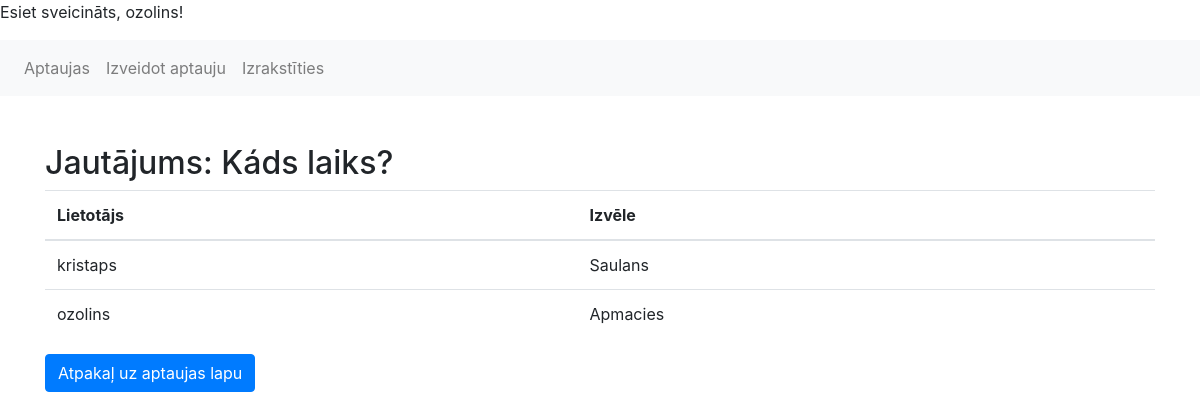
Page /question/25/responses/ (signed in) on the committed database.
### voteapp/models.py (models this page shows)
class Question(models.Model):
    question_text = models.CharField(max_length=200)
    created_at = models.DateTimeField(auto_now_add=True)

class Response(models.Model):
    user = models.ForeignKey(User, on_delete=models.CASCADE)
    question = models.ForeignKey(Question, on_delete=models.CASCADE)
    choice = models.ForeignKey(Choice, on_delete=models.CASCADE)

class Choice(models.Model):
    question = models.ForeignKey(Question, related_name='choices', on_delete=models.CASCADE)
    choice_text = models.CharField(max_length=200)
    order = models.IntegerField(default=0)

### voteapp/views.py (the view)
# urls.py: path('question/<int:question_id>/responses/', view_question_responses, name='view_question_responses'),
@login_required
def view_question_responses(request, question_id):
    question = get_object_or_404(Question, pk=question_id)
    responses = Response.objects.filter(question=question).select_related('user', 'choice')
    return render(request, 'question_responses.html', {'question': question, 'responses': responses})

### voteapp/templates/question_responses.html (shortened to what this page needs)
<!DOCTYPE html>
<html>
<head>
    <link rel="stylesheet" href="https://stackpath.bootstrapcdn.com/bootstrap/4.5.2/css/bootstrap.min.css">
</head>
<body>
    {% if user.is_authenticated %}
    <p>Esiet sveicināts, {{ user.username }}!</p>
{% else %}
    <p>Esiet sveicināts, ciemiņ!</p>
{% endif %}
<nav class="navbar navbar-expand-lg navbar-light bg-light">
    <div class="collapse navbar-collapse" id="navbarNav">
      <ul class="navbar-nav">
        <li class="nav-item">
          <a class="nav-link" href="{% url 'mainpage' %}">Aptaujas</a>
        </li>
        {% if user.is_authenticated %}
        <li class="nav-item">
          <a class="nav-link" href="{% url 'create_poll' %}">Izveidot aptauju</a>
        </li>
        <li class="nav-item">
          <a class="nav-link" href="{% url 'index' %}">Izrakstīties</a>
        </li>
        {% else %}
        <li class="nav-item">
          <a href="{% url 'logout' %}">Izrakstīties</a>
        </li>
        {% endif %}
      </ul>
    </div>
  </nav>
    <div class="container mt-5">
        <h2>Jautājums: {{ question.question_text }}</h2>
        <table class="table">
            <thead>
                <tr>
                    <th>Lietotājs</th>
                    <th>Izvēle</th>
                </tr>
            </thead>
            <tbody>
                {% for response in responses %}
                <tr>
                    <td>{{ response.user.username }}</td>
                    <td>{{ response.choice.choice_text }}</td>
                </tr>
                {% endfor %}
            </tbody>
        </table>
        <a href="{% url 'mainpage' %}" class="btn btn-primary">Atpakaļ uz aptaujas lapu</a>
    </div>
</body>
</html>

### rows in the picture
Question: question_text "Káds laiks?"
Response: user.username "kristaps", choice.choice_text "Saulans"
Response: user.username "ozolins", choice.choice_text "Apmacies"

### other values in the picture
{{ user.username }} "ozolins"
